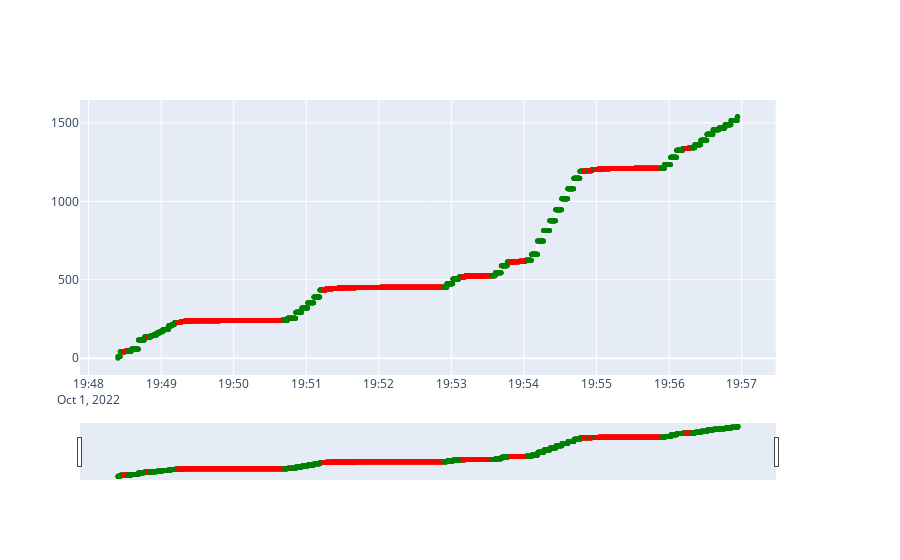

Notebook source saved alongside this figure:
### Markdown cell above
### Overview of distance traveled and stoppage

### Code cell
import plotly.graph_objects as go
from plotly.subplots import make_subplots

fig_distance = make_subplots(specs=[[{'secondary_y': True}]])

fig_distance.add_trace(
    go.Scatter(
        x=df['timestamp'], 
        y=df['_distance_moved_total'], 
        mode='lines+markers',
        line_color='white',
        marker=dict(
            size=5,
            color=df['_if_moving'].apply(lambda x: 'green' if x else 'red'),
            
        )
    )
)

fig_distance.update_layout(
    xaxis=dict(
        rangeslider=dict(visible=True)
        , type='date'
    )
)

### Figure 1 — Plotly figure (JSON) as saved in the notebook; plotly's stock layout.template omitted (floating-point values rounded to 4 significant figures; data arrays with more than 128 entries replaced by an {"elided": "..."} marker saying what was removed)
{"data": [{"line": {"color": "white"}, "marker": {"color": {"elided": "4551 str values"}, "size": 5}, "mode": "lines+markers", "type": "scatter", "x": {"elided": "4551 str values"}, "y": {"elided": "4551 float values"}}], "layout": {"xaxis": {"anchor": "y", "domain": [0, 0.94], "rangeslider": {"visible": true}, "type": "date"}, "yaxis": {"anchor": "x", "domain": [0, 1]}, "yaxis2": {"anchor": "x", "overlaying": "y", "side": "right"}}}
